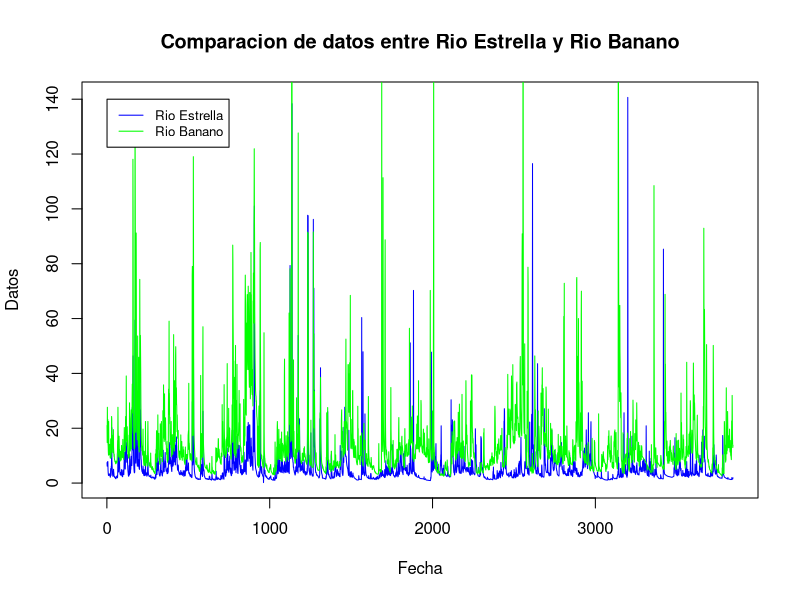
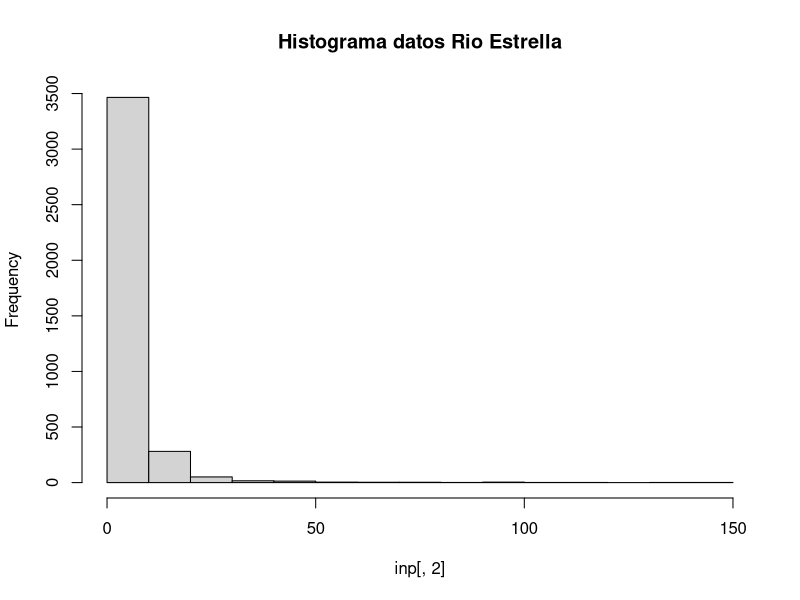
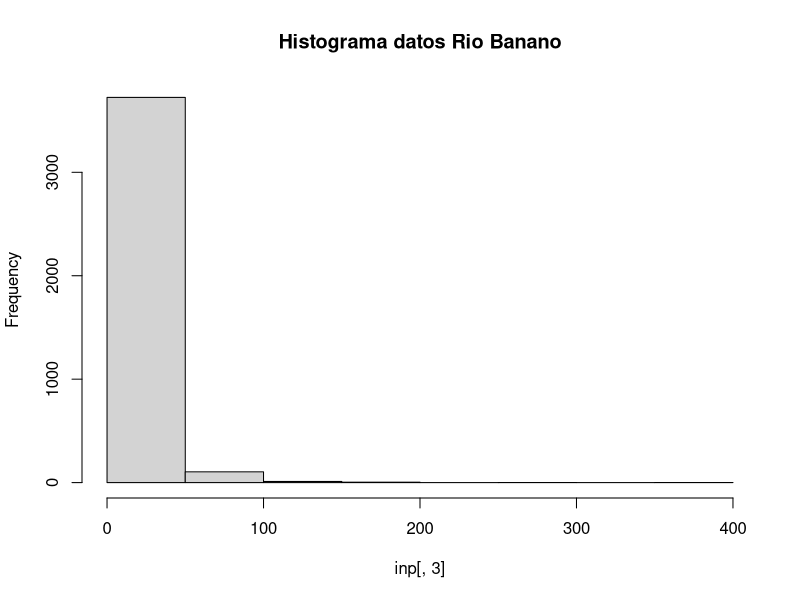
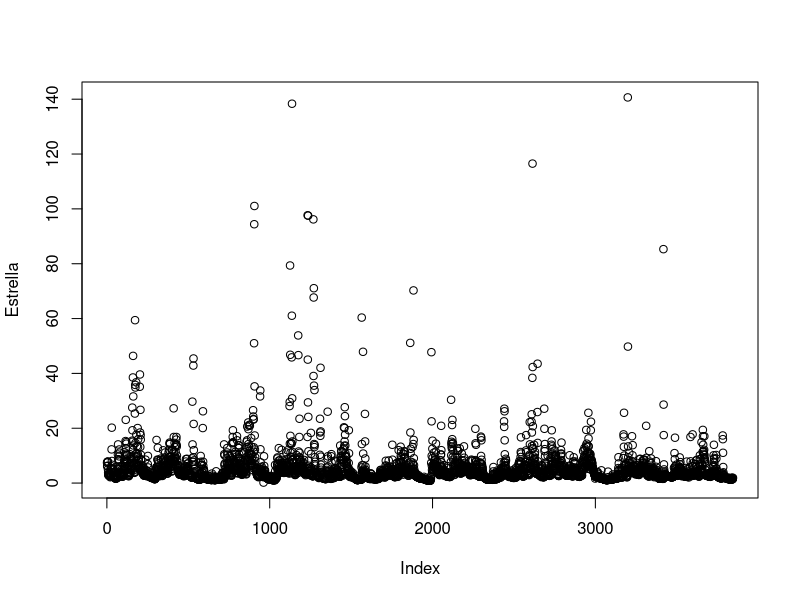
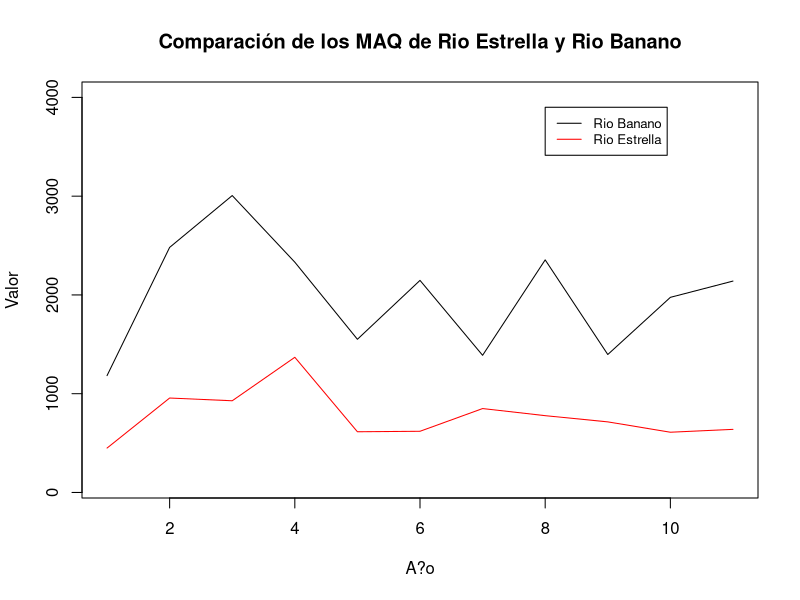
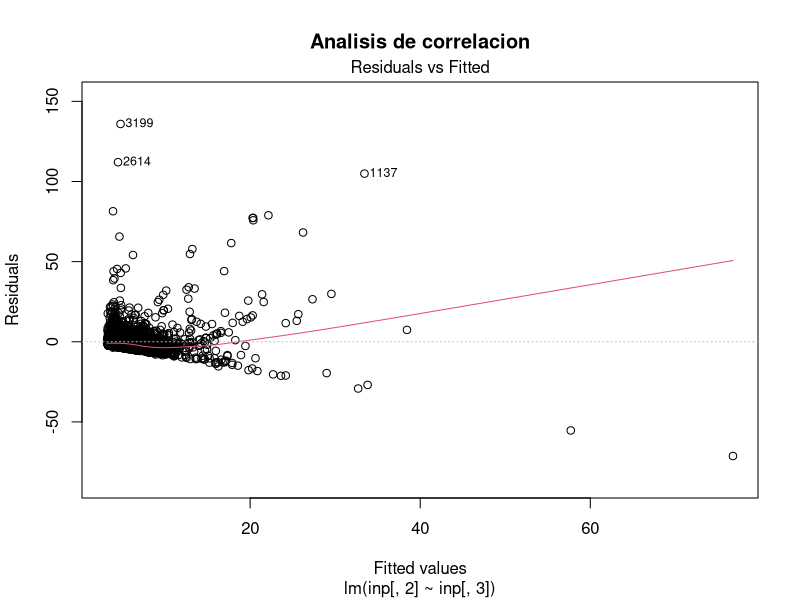
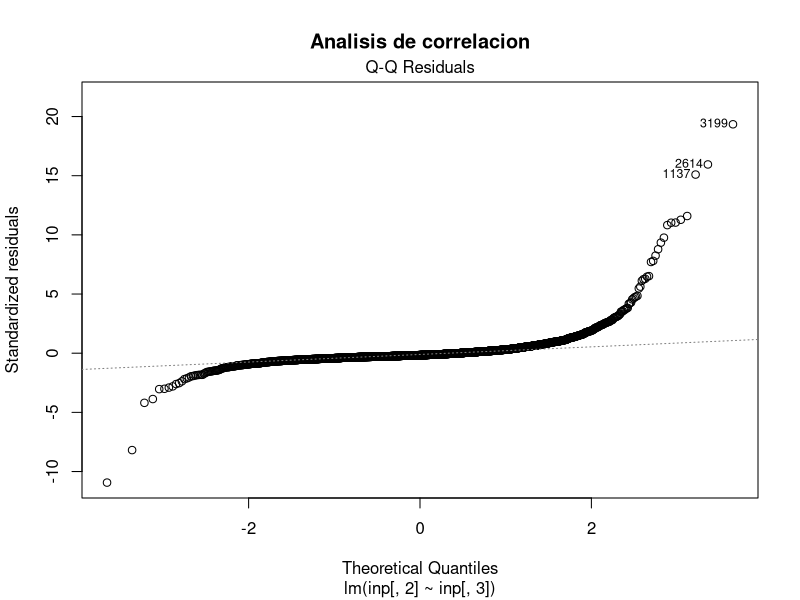
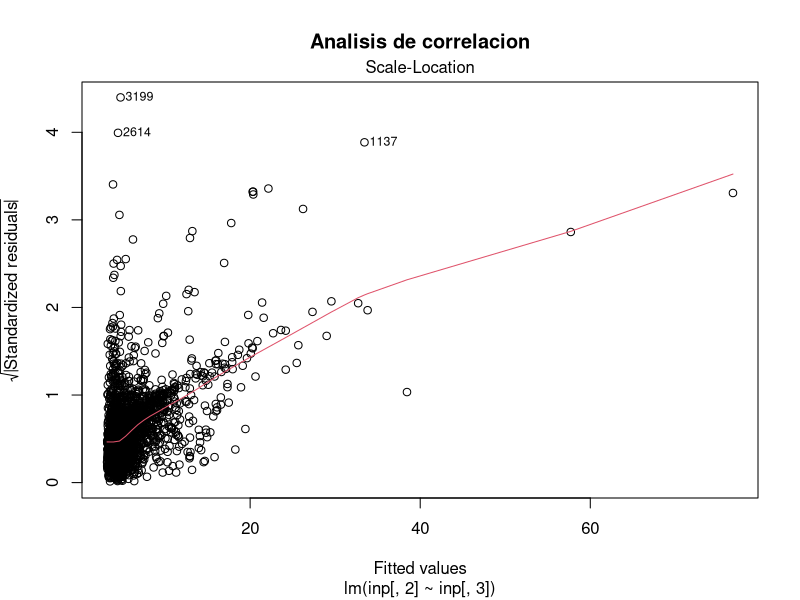

Recreate these plots in R, in order.
## ---- chunk 1
knitr::opts_chunk$set(echo = TRUE)
## ---- chunk 2
inp <- read.csv("FDC.csv", na.strings="")  
head(inp)
dim(inp)
## ---- chunk 3
#Graficando la comparacion entre los datos de las dos columnas

plot(inp[,2], type = "l", col="blue", 
     main= 'Comparacion de datos entre Rio Estrella y Rio Banano',
     xlab = 'Fecha', ylab = 'Datos')
lines(inp[,3],col="green")
legend(1, 140, legend=c("Rio Estrella", "Rio Banano"), 
       col=c("blue","green"),lty=1:1, cex=0.8)
## ---- chunk 4
#Resumen de las variables e histogramas
summary(inp[,2:3])
hist(inp[,2], main = 
       'Histograma datos Rio Estrella')
hist(inp[,3], main = 
       'Histograma datos Rio Banano')
## ---- chunk 5
#Nombrando las columnas
names(inp) <- c("fecha", "Estrella", "Banano")
attach(inp)
plot(Estrella)
## ---- chunk 6
#Agregando el valor de fecha a la columna 1
Tempdate <- strptime(inp[,1], format= "%d/%m/%Y")
## ---- chunk 7
#Calculando el mean annual streamflow (MAQ) 
MAQ_Estrella <- tapply(inp[,2], format(Tempdate, format= "%Y"), FUN=sum)
MAQ_Banano <- tapply(inp[,3], format(Tempdate, format= "%Y"), FUN=sum)
## ---- chunk 8
#Comparando MAQs
plot(MAQ_Banano, ylim = c(100,4000),type = "l", col="black", 
     main= 'Comparación de los MAQ de Rio Estrella y Rio Banano', 
     xlab = 'A?o', ylab= 'Valor')
lines(MAQ_Estrella, col="Red")
legend(8, 3900, legend=c("Rio Banano", "Rio Estrella"), 
       col=c("black","red"),lty=1:1, cex=0.8)
## ---- chunk 9
#Creando nuevos dataframes 
write.csv(rbind(MAQ_Estrella, MAQ_Banano), file= "MAQ.csv")
## ---- chunk 10
MMQ_Estrella <- tapply(inp[,2], format(Tempdate, format= "%m"), FUN=sum)
MMQ_Banano <- tapply(inp[,3], format(Tempdate, format= "%m"), FUN=sum)
## ---- chunk 11
#Analisis de correlacion
corinp <- cor(inp[,2:3], method= "spearman")

inp.lm <- lm (inp[,2] ~ inp[,3], data=inp)
summary(inp.lm)
plot(inp.lm, main = 'Analisis de correlacion',)
